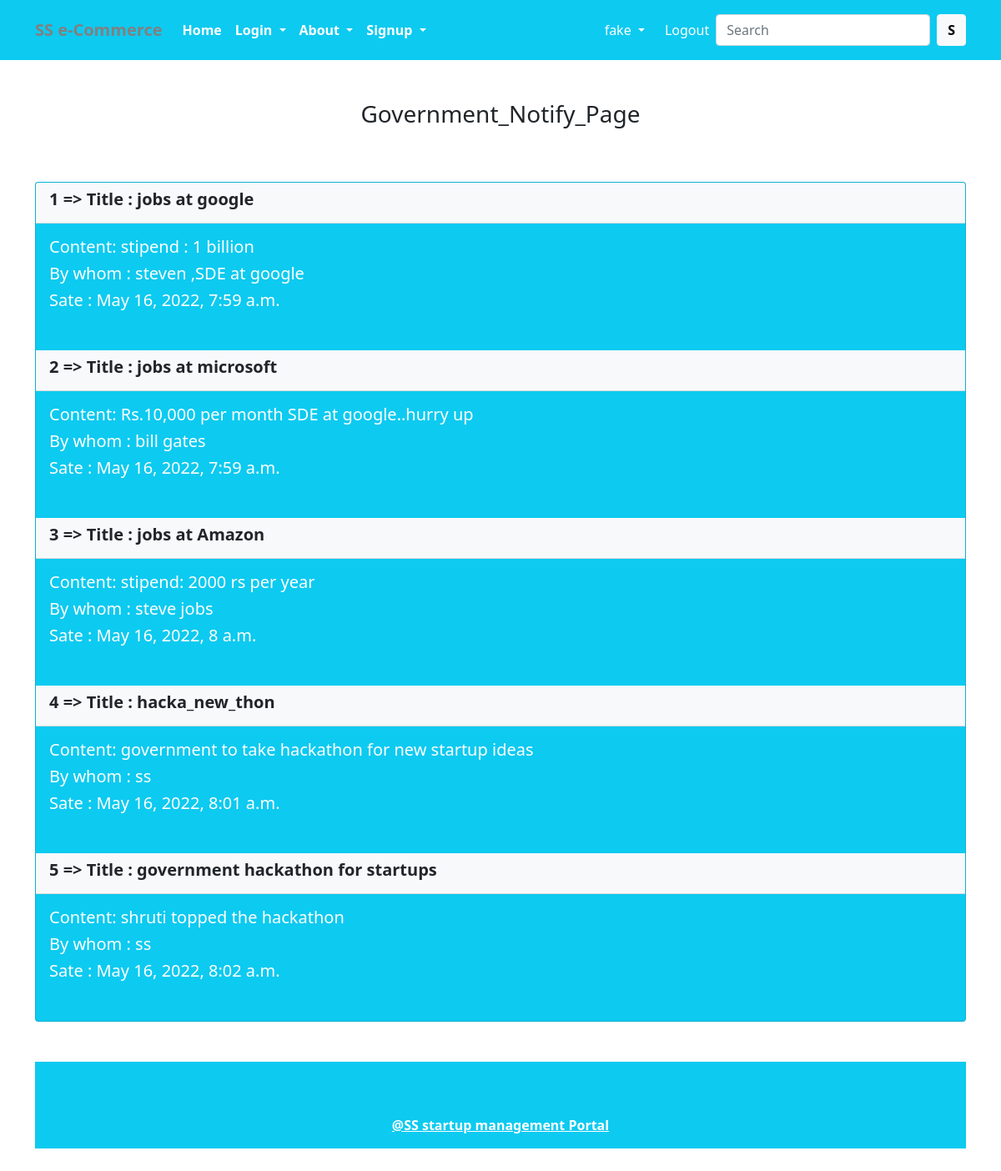
The app's page /gov_nov_x/ (signed in) with its own data.
### SGapp/models.py (models this page shows)
class User(AbstractUser):
    is_user = models.BooleanField(default=False)
    is_mentor = models.BooleanField(default=False)

class government_Notificationsinfo(models.Model):
    notify_title=models.CharField(max_length=100)
    notify_body=models.CharField(max_length=200)
    notify_by_whom=models.CharField(max_length=200)
    notify_dates= models.DateTimeField()

### SGapp/views.py (the view)
# urls.py: path('gov_nov_x/',views.gov_nov_x,name="gov_nov_x"),
@user_required
def gov_nov_x(request):
    ssp=government_Notificationsinfo.objects.all()
    hang_sp={
        'ssp':ssp,
    }
    return render(request,'notify.html',hang_sp)

### templates/notify.html (shortened to what this page needs)
{% extends 'base.html' %}
{% load static %}
{% block middle %}
<h3 class="mt-5 mb-5"><center>Government_Notify_Page</center></h3>
<div class="container align-content-center mt-5 mb-5">
    <div class="card text-white bg-info mt-3 mb-3" style="max-width: 70rem;">
      {% for i in ssp %}
      <div class="card-header bg-light text-dark"><h5><b>{{i.id}} => Title : {{i.notify_title}}<b/></h5></div>
      <div class="card-body">
        <h5 class="card-title">Content:  {{i.notify_body}}</h5>
        <h5 class="card-title">By whom :  {{i.notify_by_whom}}</h5>
        <h5 class="card-title">Sate :  {{i.notify_dates}}</h5>
      </div>
      <br>
      {% endfor %}
    </div>
{% endblock middle %}

### templates/base.html (shortened to what this page needs)
<!DOCTYPE html>
{% load static %}
<html lang="en">
<head>
    <link href="https://cdn.jsdelivr.net/npm/bootstrap@5.0.0-beta1/dist/css/bootstrap.min.css" rel="stylesheet">
    <link href="https://cdn.jsdelivr.net/npm/bootstrap@5.0.1/dist/css/bootstrap.min.css" rel="stylesheet">
    <link rel="stylesheet" href="{% static 'app/css/owl.carousel.min.css' %}">
    <link rel="stylesheet" href="{% static 'app/css/all.min.css' %}">
    <link rel="stylesheet" href="{% static 'app/css/style.css' %}">
    <link href="https://cdn.jsdelivr.net/npm/bootstrap@5.0.2/dist/css/bootstrap.min.css" rel="stylesheet">
</head>
<body>
<nav class="navbar navbar-expand-lg navbar-dark pt-3 pb-3 bg-info " >
    <div class="container">
      <a style =" color:grey;" class="navbar-brand" href="/"><b>SS e-Commerce </b></a>
      <div class="collapse navbar-collapse" id="navbarSupportedContent">
        <ul class="navbar-nav me-auto mb-2 mb-lg-0">
          <li class="nav-item">
            <a class="nav-link active" aria-current="page" href="{% url 'home' %}"><b>Home</b></a>
          </li>
          <li class="nav-item dropdown">
            <a class="nav-link dropdown-toggle text-white" href="#" id="electronicsDropdown" role="button" data-bs-toggle="dropdown" aria-expanded="false">
              <b>Login</b>
            </a>
          </li>
            <li class="nav-item dropdown">
            <a class="nav-link dropdown-toggle text-white" href="#" id="electronicsDropdown" role="button" data-bs-toggle="dropdown" aria-expanded="false">
              <b>About</b>
            </a>
          </li>
          <li class="nav-item dropdown">
            <a class="nav-link dropdown-toggle text-white" href="#" id="electronicsDropdown" role="button" data-bs-toggle="dropdown" aria-expanded="false">
              <b>Signup</b>
            </a>
          </li>
        </ul>
        <div>
         <ul class="navbar-nav me-auto mb-2 mb-lg-0">
          <li class="nav-item dropdown mx-2">
             <a class="nav-link dropdown-toggle text-white" href="#" id="profileDropdown" role="button" data-bs-toggle="dropdown" aria-expanded="false">
               {{ request.user }}
             </a>
         {% if request.user.is_authenticated %}
         <li>
            <a href="{% url 'logout_x' %}" class="nav-link text-white"> Logout </a>
          </li>
          {% endif %}
         </ul>
        </div>
        <form class="d-flex">
          <input class="form-control me-2" type="search" placeholder="Search" aria-label="Search">
          <button class="btn btn-light" type="submit"><b>S</b></button>
        </form>
      </div>
    </div>
   </nav>
      {% block middle %}
      {% endblock middle %}
      <footer class="text-center text-white bg-info mt-5" >
        <div class="container p-4"></div>
        <div class="text-center bg-info p-3" >
          <a class="text-white">@SS startup management Portal</a>
        </div>
      </footer>
</body>
</html>

### records on screen
User: user "fake"
government_Notificationsinfo: id "1", notify_title "jobs at google", notify_body "stipend : 1 billion", notify_by_whom "steven ,SDE at google", notify_dates "May 16, 2022, 7:59 a.m."
government_Notificationsinfo: id "2", notify_title "jobs at microsoft", notify_body "Rs.10,000 per month SDE at google..hurry up", notify_by_whom "bill gates", notify_dates "May 16, 2022, 7:59 a.m."
government_Notificationsinfo: id "3", notify_title "jobs at Amazon", notify_body "stipend: 2000 rs per year", notify_by_whom "steve jobs", notify_dates "May 16, 2022, 8 a.m."
government_Notificationsinfo: id "4", notify_title "hacka_new_thon", notify_body "government to take hackathon for new startup ideas", notify_by_whom "ss", notify_dates "May 16, 2022, 8:01 a.m."
government_Notificationsinfo: id "5", notify_title "government hackathon for startups", notify_body "shruti topped the hackathon", notify_by_whom "ss", notify_dates "May 16, 2022, 8:02 a.m."
